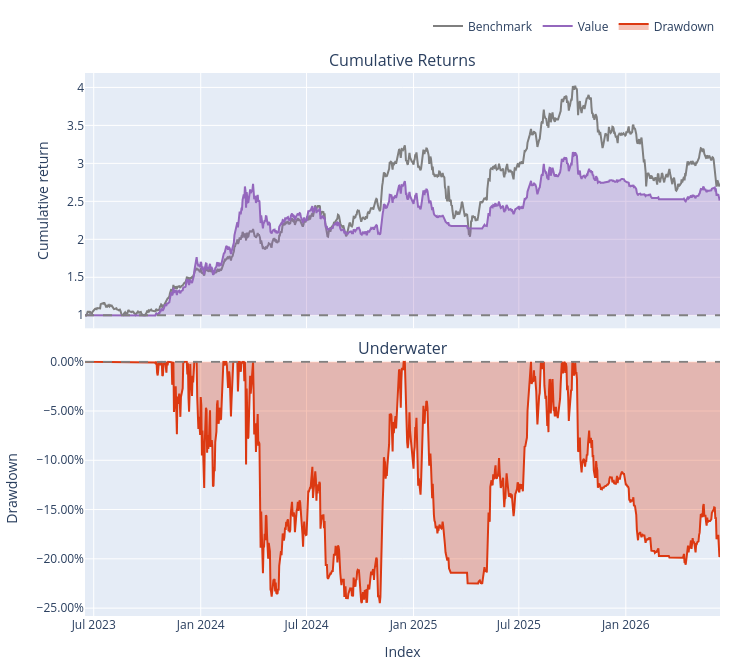

Notebook source saved alongside this figure:
### Code cell
pf.plot(subplots=["cumulative_returns", "underwater"]).show()

### Figure 1 — Plotly figure (JSON) as saved in the notebook; plotly's stock layout.template omitted (floating-point values rounded to 4 significant figures; data arrays with more than 128 entries replaced by an {"elided": "..."} marker saying what was removed)
{"data": [{"legendgroup": "0", "line": {"color": "#7f7f7f"}, "mode": "lines", "name": "Benchmark", "showlegend": true, "type": "scatter", "x": {"elided": "1093 str values"}, "xaxis": "x", "y": {"elided": "1093 float values"}, "yaxis": "y"}, {"hoverinfo": "skip", "line": {"color": "rgba(0, 0, 0, 0)", "width": 0}, "mode": "lines", "opacity": 0, "showlegend": false, "type": "scatter", "x": {"elided": "1093 str values"}, "xaxis": "x", "y": {"elided": "1093 int values"}, "yaxis": "y"}, {"connectgaps": false, "fill": "tonexty", "fillcolor": "rgba(148,103,189,0.3000)", "hoverinfo": "skip", "line": {"color": "rgba(0, 0, 0, 0)", "width": 0}, "mode": "lines", "opacity": 0, "showlegend": false, "type": "scatter", "x": {"elided": "1093 str values"}, "xaxis": "x", "y": {"elided": "1093 float values"}, "yaxis": "y"}, {"hoverinfo": "skip", "line": {"color": "rgba(0, 0, 0, 0)", "width": 0}, "mode": "lines", "opacity": 0, "showlegend": false, "type": "scatter", "x": {"elided": "1093 str values"}, "xaxis": "x", "y": {"elided": "1093 int values"}, "yaxis": "y"}, {"connectgaps": false, "fill": "tonexty", "fillcolor": "rgba(220,57,18,0.3000)", "hoverinfo": "skip", "line": {"color": "rgba(0, 0, 0, 0)", "width": 0}, "mode": "lines", "opacity": 0, "showlegend": false, "type": "scatter", "x": {"elided": "1093 str values"}, "xaxis": "x", "y": {"elided": "1093 float values"}, "yaxis": "y"}, {"legendgroup": "1", "line": {"color": "#9467bd"}, "mode": "lines", "name": "Value", "showlegend": true, "type": "scatter", "x": {"elided": "1093 str values"}, "xaxis": "x", "y": {"elided": "1093 float values"}, "yaxis": "y"}, {"hoverinfo": "skip", "line": {"color": "rgba(0, 0, 0, 0)", "width": 0}, "mode": "lines", "opacity": 0, "showlegend": false, "type": "scatter", "x": {"elided": "1093 str values"}, "xaxis": "x", "y": {"elided": "1093 int values"}, "yaxis": "y"}, {"fill": "tozeroy", "fillcolor": "rgba(220,57,18,0.3000)", "legendgroup": "2", "line": {"color": "#dc3912"}, "mode": "lines", "name": "Drawdown", "showlegend": true, "type": "scatter", "x": {"elided": "1093 str values"}, "xaxis": "x2", "y": {"elided": "1093 float values"}, "yaxis": "y2"}], "layout": {"annotations": [{"font": {"size": 16}, "showarrow": false, "text": "Cumulative Returns", "x": 0.5, "xanchor": "center", "xref": "paper", "y": 1, "yanchor": "bottom", "yref": "paper"}, {"font": {"size": 16}, "showarrow": false, "text": "Underwater", "x": 0.5, "xanchor": "center", "xref": "paper", "y": 0.4701, "yanchor": "bottom", "yref": "paper"}], "height": 670, "legend": {"orientation": "h", "traceorder": "normal", "x": 1, "xanchor": "right", "y": 1.06, "yanchor": "bottom"}, "margin": {"b": 30, "l": 30, "r": 30, "t": 30}, "shapes": [{"line": {"color": "gray", "dash": "dash"}, "type": "line", "x0": 0, "x1": 1, "xref": "paper", "y0": 1, "y1": 1, "yref": "y"}, {"line": {"color": "gray", "dash": "dash"}, "type": "line", "x0": 0, "x1": 1, "xref": "paper", "y0": 0, "y1": 0, "yref": "y2"}], "showlegend": true, "width": 750, "xaxis": {"anchor": "y", "domain": [0, 1], "matches": "x2", "showticklabels": false, "title": {}}, "xaxis2": {"anchor": "y2", "domain": [0, 1], "title": {"text": "Index"}}, "yaxis": {"anchor": "x", "domain": [0.5299, 1], "title": {"text": "Cumulative return"}}, "yaxis2": {"anchor": "x2", "domain": [0, 0.4701], "tickformat": ".2%", "title": {"text": "Drawdown"}}}}
